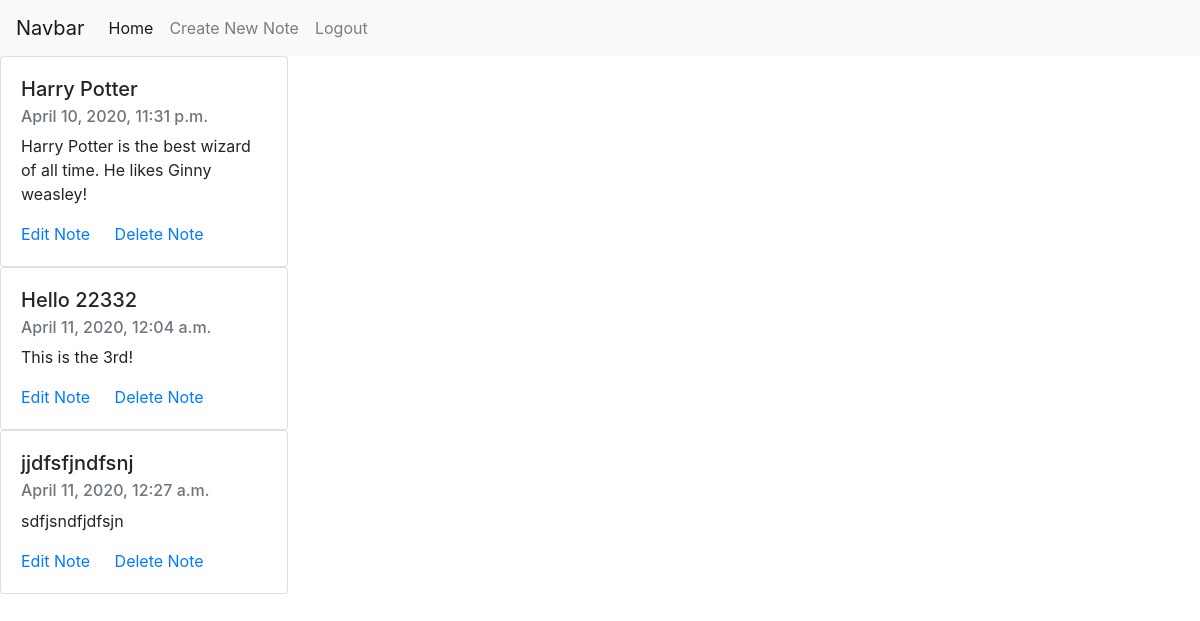
The app's page / (signed in) with its own data.
### notes/models.py (models this page shows)
class Note(models.Model):
    user = models.ForeignKey(User, default=1,on_delete=models.CASCADE)
    title = models.CharField(max_length=120)
    description = models.CharField(max_length=500)
    created = models.DateTimeField(auto_now_add=True)

### notes/views.py (the view)
# urls.py: 2. Add a URL to urlpatterns:  url(r'^$', views.home, name='home')
def home(request):
    if request.user.is_authenticated:
        notes = Note.objects.filter(user=request.user)
        context = {'notes': notes}
        return render(request, 'note.html', context)
    return redirect('/login_user/')

### notes/templates/note.html (shortened to what this page needs)
<!doctype html>
<html lang="en">
  <head>
    <link rel="stylesheet" href="https://stackpath.bootstrapcdn.com/bootstrap/4.4.1/css/bootstrap.min.css">
  </head>
  <body>
    <nav class="navbar navbar-expand-lg navbar-light bg-light">
        <a class="navbar-brand" href="#">Navbar</a>
        <div class="collapse navbar-collapse" id="navbarNavAltMarkup">
          <div class="navbar-nav">
            <a class="nav-item nav-link active" href="/">Home <span class="sr-only">(current)</span></a>
            <a class="nav-item nav-link" href="/create_note/">Create New Note</a>
            <a class="nav-item nav-link" href="/logout_user/">Logout</a>
          </div>
        </div>
      </nav>
    {% for note in notes %}
    <div class="card" style="width: 18rem;">
        <div class="card-body">
          <h5 class="card-title">{{note.title}}</h5>
          <h6 class="card-subtitle mb-2 text-muted">{{note.created}}</h6>
          <p class="card-text">{{note.description}}</p>
          <a href="/edit_note/{{note.id}}" class="card-link">Edit Note</a>
          <a href="/delete_note/{{note.id}}" class="card-link">Delete Note</a>
        </div>
      </div>
    {% endfor %}
  </body>
</html>

### records on screen
Note: title "Harry Potter", created "April 10, 2020, 11:31 p.m.", description "Harry Potter is the best wizard of all time. He likes Ginny weasley!"
Note: title "Hello 22332", created "April 11, 2020, 12:04 a.m.", description "This is the 3rd!"
Note: title "jjdfsfjndfsnj", created "April 11, 2020, 12:27 a.m.", description "sdfjsndfjdfsjn"
